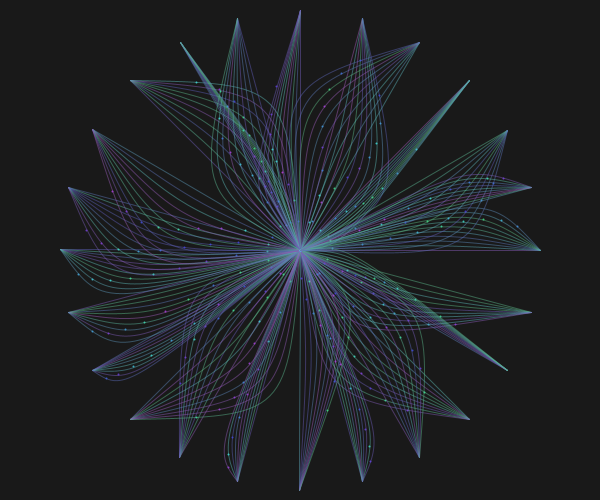
Frame 1 (no input)
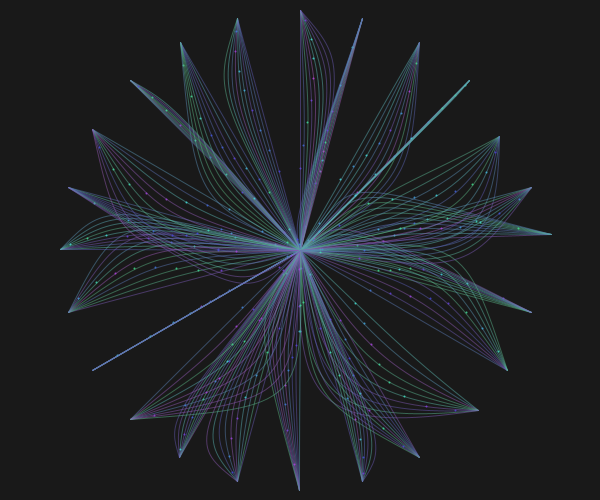
Frame 60 (the mouse pressed at the canvas centre just before this capture)
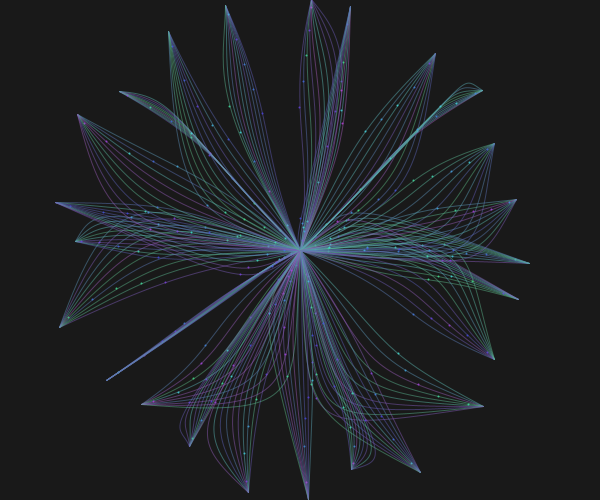
Frame 120 (the mouse held since frame 60 and released just before this capture)

The Processing sketch that drew these frames (run headless with seeded random() and noise(); from frame 60 on, the mouse is pressed at the canvas centre):

// Processing sketch: processing_182353
// ── processing_182353.pde

Leaf[] leaf = new Leaf[24];
 
float r = 120;//radius of outer edges of leaves
 
void setup() {
  size(600, 500);
  colorMode(HSB, 100);
  float angle = radians(360/(leaf.length));
  for (int i=0; i < leaf.length; i++) {
    float x = cos(angle*i)*r*2;
    float y = sin(angle*i)*r*2;
    float x2 = cos(angle*i)*r;
    float y2 = sin(angle*i)*r;
    leaf[i] = new Leaf(x, y, x2, y2);
  }
}
 
void draw() {
  background(10);
  translate(width/2, height/2);
 
  for (int i = 0; i < leaf.length; i++) {
    leaf[i].update();
    leaf[i].display();
  }
}
 
PVector rand(float n) {
  float x = random(n/2.0, n);
  float y = random(n/2.0, n);
  float r1 = random(-1, 1);
  if (r1 < 0) {
    x *= -1;
  }
  float r2 = random(-1, 1);
  if (r2 < 0) {
    y *= -1;
  }
  PVector r = new PVector(x, y);
  return r;
}
 
 
 
class Leaf {
  PVector sp0, sp1, sp2, sp3;//static locations
  PVector p0, p1, p2, p3, shift;//moving locations
  float cx, cy, p0x, p0y, p1x, p1y, p2x, p2y, p3x, p3y;//variables used for lerp
  float[] n;
  float[] c;
  float l;//lerp speed
 
  Leaf(float _x, float _y, float _x2, float _y2) {
    p0 = new PVector(0, 0);
    sp0 = p0;
    p1 = new PVector(_x2, _y2);
    sp1 = p1;
    p2 = new PVector(_x2, _y2);
    sp2 = p2;
    p3 = new PVector(_x, _y);
    sp3 = p3;
 
    shift = rand(10);
    n = new float[12];
    c = new float[12];
    for (int i = 0; i < n.length; i++) {
      n[i] = (1/(n.length*0.9))*i;
      c[i] = random(40, 80);
    }
    l = 0.04;
    p1x = p1.x;
    p1y = p1.y;
    p2x = p2.x;
    p2y = p2.y;
    p3x = p3.x;
    p3y = p3.y;
    cx = shift.x;
    cy = shift.y;
    shift = rand(10);
    p1x = lerp(p1x, p1.x, l);
    p1y = lerp(p1y, p1.y, l);
    p2x = lerp(p2x, p2.x, l);
    p2y = lerp(p2y, p2.y, l);
    p3x = lerp(p3x, p3.x, l);
    p3y = lerp(p3y, p3.y, l);
  }
 
  void update() {
    if (frameCount % 160 == 0) {
      shift = rand(10);
    }
    float r = random(1);
    if (r < 0.002 || frameCount % 80 == 0) {
      PVector r1 = rand(20);
      PVector r2 = rand(20);
      PVector r3 = rand(20);
      p1 = PVector.add(sp1, r1);
      p2 = PVector.add(sp2, r2);
      p3 = PVector.add(sp3, r3);     
    }
    p1x = lerp(p1x, p1.x, l);
    p1y = lerp(p1y, p1.y, l);
    p2x = lerp(p2x, p2.x, l);
    p2y = lerp(p2y, p2.y, l);
    p3x = lerp(p3x, p3.x, l);
    p3y = lerp(p3y, p3.y, l);
    cx = lerp(cx, shift.x, l);
    cy = lerp(cy, shift.y, l);
  }
 
  void display() {
    for (int i = 0; i < 10; i++) {
      noFill();
      stroke(c[i], 50, 70, 50);     
      strokeWeight(1);
      bezier(p0x, p0y, p1x + cx*i, p1y + cy*i, p2x + cx*i, p2y + cy*i, p3x, p3y);
      //B(t)=(1-t)^3 *p1 + 3*(1-t)^2 *t*p2 + 3(1-t)*t^2 *p3 + t^3 *p4  the "bezier formula"
      float xe1 = pow((1-n[i]), 3)*p0.x;
      float xe2 = 3*pow((1-n[i]), 2)*n[i]*(p1x + cx*i);
      float xe3 = 3*(1-n[i])*pow(n[i], 2)*(p2x + cx*i);
      float xe4 = pow(n[i], 3)*p3x;
      float x = xe1 + xe2 + xe3 + xe4;
      float ye1 = pow((1-n[i]), 3)*p0.y;
      float ye2 = 3*pow((1-n[i]), 2)*n[i]*(p1y + cy*i);
      float ye3 = 3*(1-n[i])*pow(n[i], 2)*(p2y + cy*i);
      float ye4 = pow(n[i], 3)*p3y;
      float y = ye1 + ye2 + ye3 + ye4;
      stroke(c[i], 70, 90, 80);
      strokeWeight(2);
      point(x, y);
      if (n[i] > 0.99) {
        n[i] = 0;
      }
      n[i] += 0.005;
    }
  }
}
